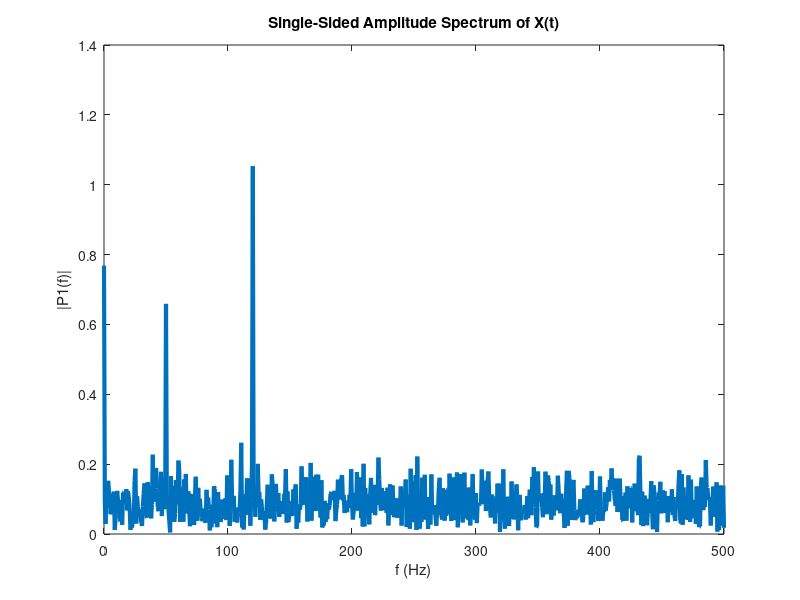
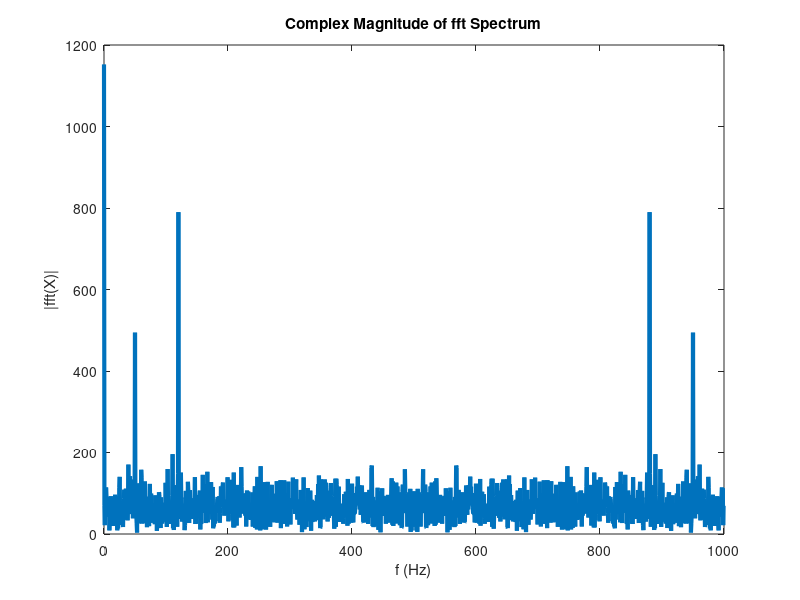
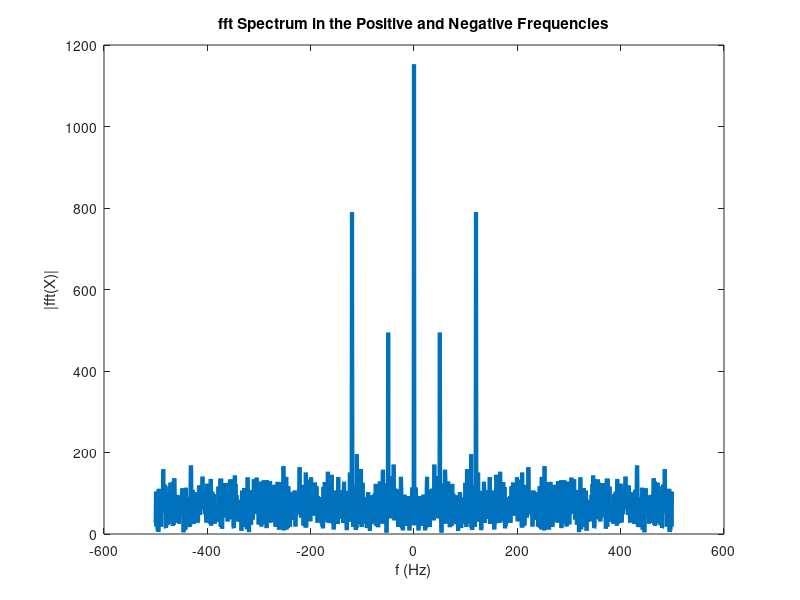
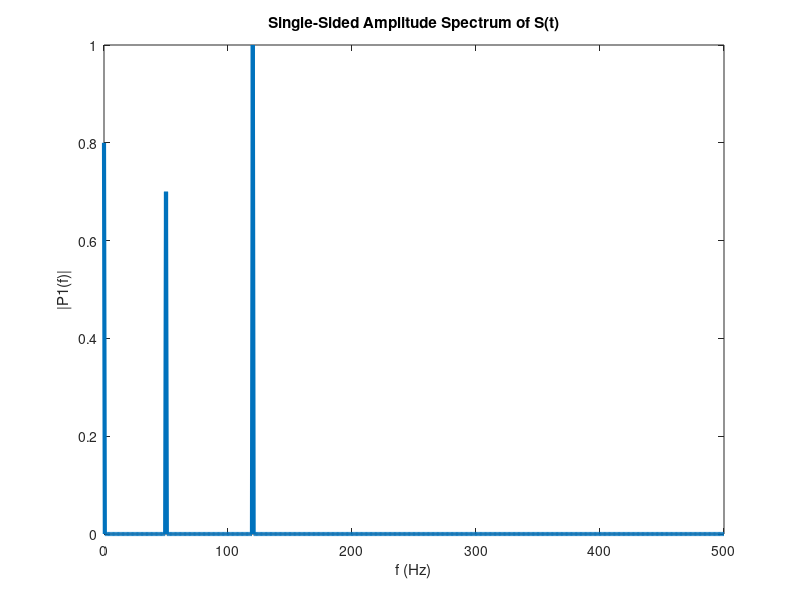

The MATLAB script that drew these images, in order: (Note: this script raises an error after producing the figures.)
%Alright, we need to figure this out.
%Frank needs to correctly use the spectrum to separate the timeseries.

%Sampling frequency: 1 kHz
%Signal duration: 1.5 seconds

Fs = 1000;            % Sampling frequency                    
T = 1/Fs;             % Sampling period       
L = 1500;             % Length of signal
t = (0:L-1)*T;        % Time vector

S = 0.8 + 0.7*sin(2*pi*50*t) + sin(2*pi*120*t);

data = S + 2*randn(size(t));

figure()
plot(1000*t,data)
title("Signal Corrupted with Zero-Mean Random Noise")
xlabel("t (milliseconds)")
ylabel("X(t)")

Y = fft(data)
P2 = abs(Y/L);
P1 = P2(1:L/2+1);
P1(2:end-1) = 2*P1(2:end-1);


f = Fs/L*(0:(L/2));
plot(f,P1,"LineWidth",3) 
title("Single-Sided Amplitude Spectrum of X(t)")
xlabel("f (Hz)")
ylabel("|P1(f)|")


figure()
plot(Fs/L*(0:L-1),abs(Y),"LineWidth",3)
title("Complex Magnitude of fft Spectrum")
xlabel("f (Hz)")
ylabel("|fft(X)|")
figure()
plot(Fs/L*(-L/2:L/2-1),abs(fftshift(Y)),"LineWidth",3)
title("fft Spectrum in the Positive and Negative Frequencies")
xlabel("f (Hz)")
ylabel("|fft(X)|")


Y = fft(S);
P2 = abs(Y/L);
P1 = P2(1:L/2+1);
P1(2:end-1) = 2*P1(2:end-1);
figure()
plot(f,P1,"LineWidth",3) 
title("Single-Sided Amplitude Spectrum of S(t)")
xlabel("f (Hz)")
ylabel("|P1(f)|")

 %Franks Hanning Window Implementation

Fs = 1000;            % Sampling frequency                    
T = 1/Fs;             % Sampling period       
L = 1500;             % Length of signal
t = (0:L-1)*T;        % Time vector
f = Fs/L*(0:(L/2));

S = 0.8 + 0.7*sin(2*pi*50*t) + sin(2*pi*120*t);

data = S + 2*randn(size(t));
hannWind = hanning(100);


dataTest = data.*hannWind;

figure()
wvtool(hannWind)


Ywindow = fft(dataTest);
P2window = abs(Ywindow/L);
P1window = P2window(1:L/2+1);
P1window(2:end-1) = 2*P1window(2:end-1);
figure()
plot(f,P1window,"LineWidth",3) 
title("Single-Sided Amplitude Spectrum of S(t)")
xlabel("f (Hz)")
ylabel("|P1(f)|")




Y = fft(data);
P2 = abs(Y/L);
P1 = P2(1:L/2+1);
P1(2:end-1) = 2*P1(2:end-1);
figure()
plot(f,P1,"LineWidth",3) 
title("Single-Sided Amplitude Spectrum of S(t)")
xlabel("f (Hz)")
ylabel("|P1(f)|")




%%
% Okay, gotta experiment with my data
% 1hz = 1 per second
% 1/3600 Hz = 1 per hour? I think
% Frank ran "deepCutz"
deepCutz
clearvars -except receiverData oneDrive githubToolbox
close all

%
Fs = 1/3600;        % Sampling Frequency, hourly
T = 1/Fs            % Sample Period
L = length(receiverData{4}.HourlyDets)          % Length of Signal
% L = length(receiverData{5}.HourlyDets)
t = (0:L-1)*T;

%Testing my data
T = receiverData{4}.DT
% T2 = receiverData{5}.DT
data = receiverData{4}.HourlyDets';
window = hanning(100);
f = Fs/L*(0:(L/2));

figure()
plot(T,data)
title("Row in the Time Domain")

%

dataTest = data.*window;


Ywindow = fft(dataTest);
P2window = abs(Ywindow/L);
P1window = P2window(1:L/2+1);
P1window(2:end-1) = 2*P1window(2:end-1);
figure()
plot(f,P1window,"LineWidth",3) 
title("Single-Sided Amplitude Spectrum, Data: 40-Hour  Hanning Window")
xlabel("f (Hz)")
ylabel("|P1(f)|")




Y = fft(data);
P2 = abs(Y/L);
P1 = P2(1:L/2+1);
P1(2:end-1) = 2*P1(2:end-1);
figure()
plot(f,P1,"LineWidth",3) 
title("Single-Sided Amplitude Spectrum")
xlabel("f (Hz)")
ylabel("|P1(f)|")













%%




Y = fft(data,L);
windowY = fft(window.*data,:)

figure()
plot(Fs/L*(0:L-1),abs(Y),"LineWidth",3)
title("Complex Magnitude of fft Spectrum")
xlabel("f (Hz)")
ylabel("|fft(X)|")


%
figure()
plot(Fs/L*(-L/2:L/2-1),abs(fftshift(Y)),"LineWidth",3)
title("fft Spectrum in the Positive and Negative Frequencies")
xlabel("f (Hz)")
ylabel("|fft(X)|")


P2 = abs(Y/L);
P1 = P2(1:L/2+1);
P1(2:end-1) = 2*P1(2:end-1);


f = Fs/L*(0:(L/2));
plot(f,P1,"LineWidth",3) 
title("Single-Sided Amplitude Spectrum of X(t),NoFilter")
xlabel("f (Hz)")
ylabel("|P1(f)|")







%%
%Off reef is super obvious: tides and daily.
%On reef is not. Need to look at lowpass/highpass filters, or windowing.
Fs = 1/3600;        % Sampling Frequency
T = 1/Fs            % Sample Period
L = length(receiverData{5}.HourlyDets)          % Length of Signal
% L = length(receiverData{5}.HourlyDets)
t = (0:L-1)*T;


%Testing my data
T = receiverData{4}.DT
% T2 = receiverData{5}.DT
data = receiverData{4}.HourlyDets;
% X2 = receiverData{5}.HourlyDets;




%40 hour pass
wpass = 1/(40*3600);


dataHighFilter = highpass(data,wpass);
dataLowFilter   = lowpass(data,wpass);

Y = fft(dataHighFilter,L);
% Y2 = fft(X2,L2);

figure()
plot(Fs/L*(0:L-1),abs(Y),"LineWidth",3)
title("Complex Magnitude of fft Spectrum")
xlabel("f (Hz)")
ylabel("|fft(X)|")


%
figure()
plot(Fs/L*(-L/2:L/2-1),abs(fftshift(Y)),"LineWidth",3)
title("fft Spectrum in the Positive and Negative Frequencies")
xlabel("f (Hz)")
ylabel("|fft(X)|")


P2 = abs(Y/L);
P1 = P2(1:L/2+1);
P1(2:end-1) = 2*P1(2:end-1);


f = Fs/L*(0:(L/2));
plot(f,P1,"LineWidth",3) 
title("Single-Sided Amplitude Spectrum of X(t), HighFilter")
xlabel("f (Hz)")
ylabel("|P1(f)|")

%
Y = fft(dataLowFilter,L);
% Y2 = fft(X2,L2);

figure()
plot(Fs/L*(0:L-1),abs(Y),"LineWidth",3)
title("Complex Magnitude of fft Spectrum")
xlabel("f (Hz)")
ylabel("|fft(X)|")


%
figure()
plot(Fs/L*(-L/2:L/2-1),abs(fftshift(Y)),"LineWidth",3)
title("fft Spectrum in the Positive and Negative Frequencies")
xlabel("f (Hz)")
ylabel("|fft(X)|")


P2 = abs(Y/L);
P1 = P2(1:L/2+1);
P1(2:end-1) = 2*P1(2:end-1);


f = Fs/L*(0:(L/2));
plot(f,P1,"LineWidth",3) 
title("Single-Sided Amplitude Spectrum of X(t), LowFilter")
xlabel("f (Hz)")
ylabel("|P1(f)|")







%%


Fs = 1000;                    % Sampling frequency
T = 1/Fs;                     % Sampling period
L = 1000;                     % Length of signal
t = (0:L-1)*T;                % Time vector

x1 = cos(2*pi*50*t);          % First row wave
x2 = cos(2*pi*150*t);         % Second row wave
x3 = cos(2*pi*300*t);         % Third row wave

data = [x1; x2; x3];

figure()
for i = 1:3
    subplot(3,1,i)
    plot(t(1:100),data(i,1:100))
    title("Row " + num2str(i) + " in the Time Domain")
end


dim = 2;
Y = fft(data,L,dim);
P2 = abs(Y/L);
P1 = P2(:,1:L/2+1);
P1(:,2:end-1) = 2*P1(:,2:end-1);

figure()
for i=1:3
    subplot(3,1,i)
    plot(0:(Fs/L):(Fs/2-Fs/L),P1(i,1:L/2))
    title("Row " + num2str(i) + " in the Frequency Domain")
end
